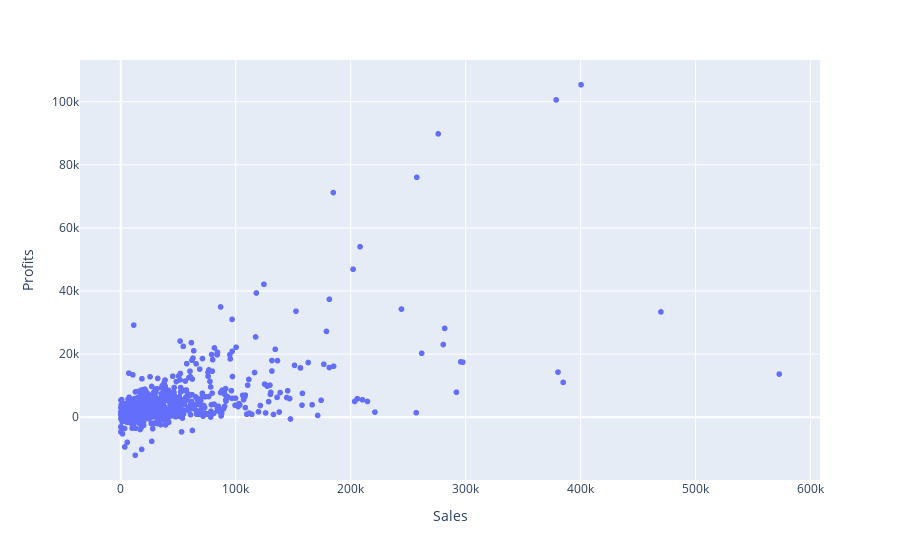

Notebook code cell kept with this figure:
### Code cell
sc = px.scatter(data, x='Sales', y='Profits')
sc.show()

### Figure 1 — Plotly figure (JSON) as saved in the notebook; plotly's stock layout.template omitted (floating-point values rounded to 4 significant figures; data arrays with more than 128 entries replaced by an {"elided": "..."} marker saying what was removed)
{"data": [{"hovertemplate": "Sales=%{x}<br>Profits=%{y}<extra></extra>", "legendgroup": "", "marker": {"color": "#636efa", "symbol": "circle"}, "mode": "markers", "name": "", "showlegend": false, "type": "scattergl", "x": {"elided": "2000 int values"}, "xaxis": "x", "y": {"elided": "2000 float values"}, "yaxis": "y"}], "layout": {"legend": {"tracegroupgap": 0}, "margin": {"t": 60}, "xaxis": {"anchor": "y", "domain": [0, 1], "title": {"text": "Sales"}}, "yaxis": {"anchor": "x", "domain": [0, 1], "title": {"text": "Profits"}}}}
